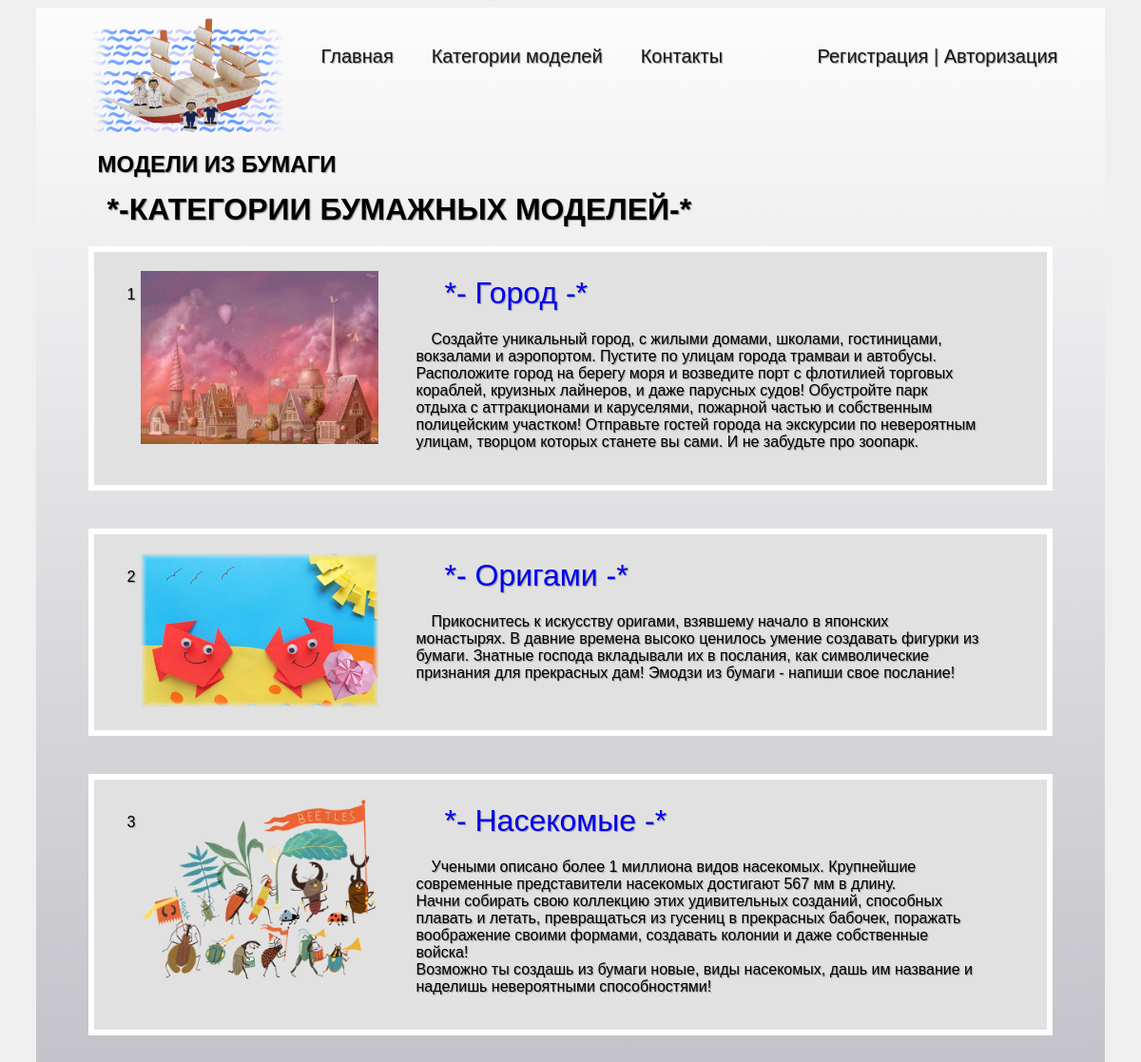
/projects/, run on the app's committed database.
### papermodels/models.py (models this page shows, shortened)
class PaperModelsCategories(models.Model):
    title = models.CharField(max_length=50)
    description = models.TextField()
    image = models.ImageField(upload_to='papermodels/images')

### papermodels/views.py (the view)
# urls.py: path("projects/", include('papermodels.urls')),
def projects(request):
    projects = PaperModelsCategories.objects.all()
    return render(request, 'papermodels/projects.html', {"projects": projects})

### papermodels/templates/papermodels/projects.html
{% extends 'papermodels/base.html' %}
{% load static %}
{% block content %}
<h1 class="projects">*-КАТЕГОРИИ БУМАЖНЫХ МОДЕЛЕЙ-*</h1>
<div class="categories">
    {% for proj in projects %}
    <div class="element">
        <p class="proj_number">{{ proj.id }}</p>
        <a href="{% url 'papermodels:project' proj.id %}"><img class="categories_img" src="{{ proj.image.url }}" alt="img"></a>
        <div class="text_part">
            <p class="modellist"><a href="{% url 'papermodels:project' proj.id %}" class="modellink"> *- {{ proj.title }} -* </a></p>
            <p class="descripion">{{ proj.description | safe }}</p>
        </div>
    </div>
    {% endfor %}
</div>
{% endblock %}

### papermodels/static/css/style.css (style rules this page uses)
body { background-color: rgb(239, 239, 239); text-shadow: 1px 1px 1px rgb(150, 150, 150); font-family: "Lucida Sans", "Lucida Sans Regular", "Lucida Grande", "Lucida Sans Unicode", Geneva, Verdana, sans-serif; }
.categories { display: flex; flex-wrap: wrap; justify-content: space-evenly; margin-bottom: 60px; flex-direction: column; }
h1 { margin: 0px 40px; }
.categories_img { width: 250px; }
.element { display: flex; background-color: rgb(225, 225, 225); flex-basis: 120px; border: 6px solid #fff; margin: 20px 20px; padding: 20px 30px; }
.text_part { display: flex; padding: 0 40px; margin-top: 0; flex-direction: column; justify-content: flex-start; align-items: flex-start; }
.modellist { padding: 5px 30px; font-size: 2em; margin: 0; }
.descripion { font-size: 1em; text-indent: 1em; }
.proj_number { padding: 0 5px; }
a { text-decoration: none; }

### data on the page
PaperModelsCategories: id "1", image (picture), title "Город", description "Создайте уникальный город, с жилыми домами, школами, гостиницами, вокзалами и аэропортом. Пустите по улицам города трамваи и автобусы. Расположите город на берегу моря и возведите порт с флотилией торговых кораблей, круизных лайнеров, и даже парусных судов! Обустройте парк отдыха с аттракционами и каруселями, пожарной частью и собственным полицейским участком! Отправьте гостей города на экскурсии по невероятным улицам, творцом которых станете вы сами. И не забудьте про зоопарк."
PaperModelsCategories: id "2", image (picture), title "Оригами", description "Прикоснитесь к искусству оригами, взявшему начало в японских монастырях. В давние времена высоко ценилось умение создавать фигурки из бумаги. Знатные господа вкладывали их в послания, как символические признания для прекрасных дам! Эмодзи из бумаги - напиши свое послание!"
PaperModelsCategories: id "3", image (picture), title "Насекомые", description "Учеными описано более 1 миллиона видов насекомых. Крупнейшие современные представители насекомых достигают 567 мм в длину. Начни собирать свою коллекцию этих удивительных созданий, способных плавать и летать, превращаться из гусениц в прекрасных бабочек, поражать воображение своими формами, cоздавать колонии и даже собственные войска! Возможно ты создашь из бумаги новые, виды насекомых, дашь им название и наделишь невероятными способностями!"
